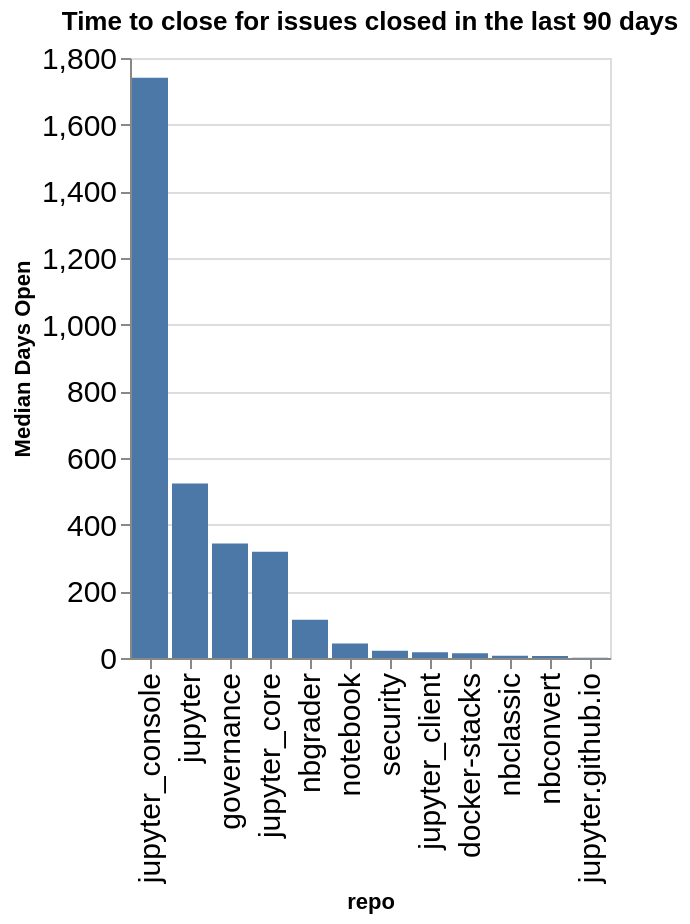

The code cell stored with this chart in its notebook:
### Code cell
time_open = closed.groupby(['org', 'repo']).agg({'time_open': 'median'}).reset_index()
time_open['time_open'] = time_open['time_open'] / (60 * 60 * 24)
time_open['org/repo'] = time_open.apply(lambda a: a['org'] + '/' + a['repo'], axis=1)
sorted_vals = time_open.sort_values(['org', 'time_open'], ascending=False)['repo'].values
alt.Chart(data=time_open, title=f"Time to close for issues closed in the last {n_days} days").mark_bar().encode(
    x=alt.X('repo', sort=alt.Sort(sorted_vals.tolist())),
    y=alt.Y('time_open', title="Median Days Open"),
)

### Figure 1 — Vega-Lite specification as saved in the notebook (floating-point values rounded to 4 significant figures)
{"config": {"axisLeft": {"labelFontSize": 15}, "axisBottom": {"labelFontSize": 15}}, "data": {"name": "data-7daec86ecb626e2aa2442445b29c6502"}, "mark": {"type": "bar"}, "encoding": {"x": {"field": "repo", "sort": ["jupyter_console", "jupyter", "governance", "jupyter_core", "nbgrader", "notebook", "security", "jupyter_client", "docker-stacks", "nbclassic", "nbconvert", "jupyter.github.io"], "type": "nominal"}, "y": {"field": "time_open", "title": "Median Days Open", "type": "quantitative"}}, "title": "Time to close for issues closed in the last 90 days", "$schema": "https://vega.github.io/schema/vega-lite/v5.20.1.json", "datasets": {"data-7daec86ecb626e2aa2442445b29c6502": [{"org": "jupyter", "repo": "docker-stacks", "time_open": 14.61, "org/repo": "jupyter/docker-stacks"}, {"org": "jupyter", "repo": "governance", "time_open": 343.6, "org/repo": "jupyter/governance"}, {"org": "jupyter", "repo": "jupyter", "time_open": 523.9, "org/repo": "jupyter/jupyter"}, {"org": "jupyter", "repo": "jupyter.github.io", "time_open": 0.9404, "org/repo": "jupyter/jupyter.github.io"}, {"org": "jupyter", "repo": "jupyter_client", "time_open": 17.07, "org/repo": "jupyter/jupyter_client"}, {"org": "jupyter", "repo": "jupyter_console", "time_open": 1741.0, "org/repo": "jupyter/jupyter_console"}, {"org": "jupyter", "repo": "jupyter_core", "time_open": 319.1, "org/repo": "jupyter/jupyter_core"}, {"org": "jupyter", "repo": "nbclassic", "time_open": 7.074, "org/repo": "jupyter/nbclassic"}, {"org": "jupyter", "repo": "nbconvert", "time_open": 5.779, "org/repo": "jupyter/nbconvert"}, {"org": "jupyter", "repo": "nbgrader", "time_open": 114.8, "org/repo": "jupyter/nbgrader"}, {"org": "jupyter", "repo": "notebook", "time_open": 43.85, "org/repo": "jupyter/notebook"}, {"org": "jupyter", "repo": "security", "time_open": 21.87, "org/repo": "jupyter/security"}]}}
